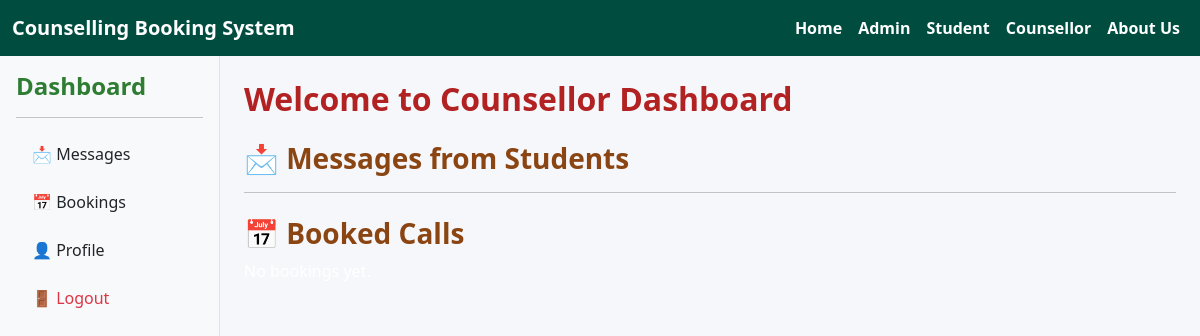
Page /counsellor_dashboard (signed in) on the earlier database version.
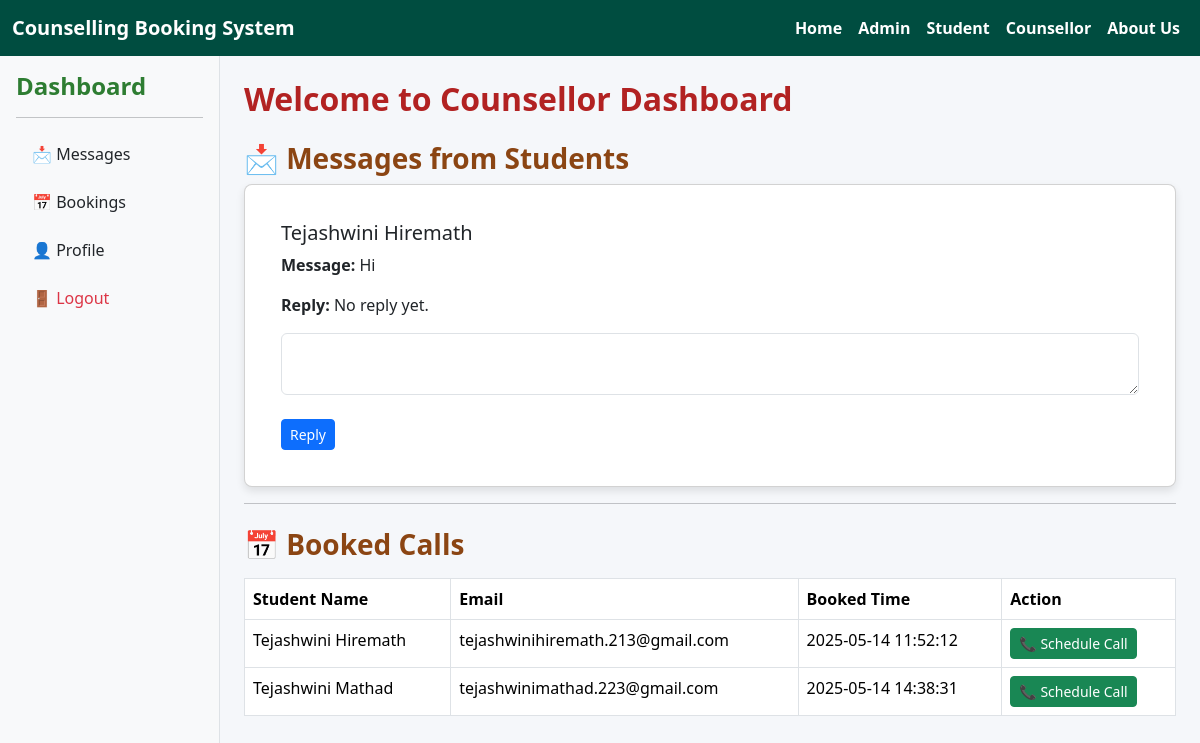
Same page on the later database version.
### tables this page shows
CREATE TABLE messages (
        id INTEGER PRIMARY KEY AUTOINCREMENT,
        student_id INTEGER,
        counsellor_id INTEGER,
        message TEXT NOT NULL,
        reply TEXT,
        timestamp TEXT
    );

CREATE TABLE users (
            id INTEGER PRIMARY KEY AUTOINCREMENT,
            name TEXT NOT NULL,
            email TEXT NOT NULL,
            phone TEXT NOT NULL,
            password TEXT NOT NULL
        , counselling_type TEXT, caste TEXT, aadhaar TEXT, gender TEXT, bio TEXT);

CREATE TABLE bookings (
    id INTEGER PRIMARY KEY AUTOINCREMENT,
    student_id INTEGER NOT NULL,
    counsellor_id INTEGER NOT NULL,
    timestamp TEXT NOT NULL
, scheduled_time TEXT);

### app.py (the view)
@app.route('/counsellor_dashboard', methods=['GET', 'POST'])
def counsellor_dashboard():
    if 'counsellor_id' not in session:
        return redirect(url_for('counsellor_login'))
    conn = sqlite3.connect('counsellors.db')
    cursor = conn.cursor()
    cursor.execute('''
        SELECT messages.id, users.name, messages.message, messages.reply
        FROM messages
        JOIN users ON messages.student_id = users.id
        WHERE messages.counsellor_id = ?
    ''', (session['counsellor_id'],))
    data = cursor.fetchall()
    print("fef",data)
    cursor.execute('''
        SELECT users.name, users.email, bookings.timestamp,bookings.id
        FROM bookings
        JOIN users ON bookings.student_id = users.id
        WHERE bookings.counsellor_id = ?
    ''', (session['counsellor_id'],))
    bookings = cursor.fetchall()
    print("BOKKING",bookings)
    cursor.execute('SELECT bio FROM counsellors WHERE id = ?', (session['counsellor_id'],))
    bio_row = cursor.fetchone()
    bio = bio_row[0] if bio_row else ''
    print("Hi",bookings)
    conn.close()
    return render_template('counsellor_dashboard.html', messages=data, bookings=bookings,counsellor_bio=bio)

### templates/counsellor_dashboard.html
{% extends "base.html" %}
{% block content %}
<div class="d-flex">
    <div class="bg-light p-3 border-end" style="width: 220px; min-height: 100vh;">
        <h4>Dashboard</h4>
        <hr>
        <ul class="nav flex-column">
            <li class="nav-item mb-2">
                <a class="nav-link text-dark" href="#messages">📩 Messages</a>
            </li>
            <li class="nav-item mb-2">
                <a class="nav-link text-dark" href="#bookings">📅 Bookings</a>
            </li>
            <li class="nav-item mb-2">
                <a class="nav-link text-dark" href="{{ url_for('counsellor_profile') }}">👤 Profile</a>
            </li>
            <li class="nav-item">
                <a class="nav-link text-danger" href="/logout">🚪 Logout</a>
            </li>
        </ul>
    </div>
    <div class="flex-grow-1 p-4">
        <h2 style="color:firebrick;" class="mb-4">Welcome to Counsellor Dashboard</h2>
        <h3 id="messages" style="color:saddlebrown;">📩 Messages from Students</h3>
        {% for m in messages %}
        <div class="card mb-2">
            <div class="card-body">
                <h5 class="card-title">{{ m[1] }}</h5>
                <p class="card-text"><strong>Message:</strong> {{ m[2] }}</p>
                <p><strong>Reply:</strong> {{ m[3] if m[3] else "No reply yet." }}</p>
                {% if not m[3] %}
                <form method="post" action="{{ url_for('reply_message', message_id=m[0]) }}">
                    <textarea name="reply" class="form-control" required></textarea><br>
                    <button type="submit" class="btn btn-sm btn-primary">Reply</button>
                </form>
                {% endif %}
            </div>
        </div>
        {% endfor %}
        <hr>
        <h3 id="bookings" style="color:saddlebrown;" class="mt-4">📅 Booked Calls</h3>
        {% if bookings %}
        <table class="table table-bordered bg-white text-dark mt-3">
            <thead>
                <tr>
                    <th>Student Name</th>
                    <th>Email</th>
                    <th>Booked Time</th>
                    <th>Action</th>
                </tr>
            </thead>
            <tbody>
                {% for b in bookings %}
                <tr>
                    <td>{{ b[0] }}</td>
                    <td>{{ b[1] }}</td>
                    <td>{{ b[2] }}</td>
                    <td><a href="{{ url_for('schedule_call_form', booking_id=b[3]) }}" class="btn btn-sm btn-success">📞 Schedule Call</a></td>
                </tr>
                {% endfor %}
            </tbody>
        </table>
        {% else %}
        <p class="text-white">No bookings yet.</p>
        {% endif %}
    </div>
</div>
{% endblock %}

### templates/base.html (shortened to what this page needs)
<!doctype html>
<html lang="en">
<head>
  <link href="https://cdn.jsdelivr.net/npm/bootstrap@5.3.5/dist/css/bootstrap.min.css" rel="stylesheet">
</head>
<body>
<nav class="navbar navbar-expand-lg">
  <div class="container-fluid">
    <a class="navbar-brand" href="{{ url_for('home') }}">Counselling Booking System</a>
    <div class="collapse navbar-collapse" id="navbarNav">
      <ul class="navbar-nav ms-auto">
        <li class="nav-item"><a class="nav-link" href="{{ url_for('home') }}">Home</a></li>
        <li class="nav-item"><a class="nav-link" href="{{ url_for('admin_login') }}">Admin</a></li>
        <li class="nav-item"><a class="nav-link" href="{{ url_for('user_login') }}">Student</a></li>
        <li class="nav-item"><a class="nav-link" href="{{ url_for('counsellor_login') }}">Counsellor</a></li>
        <li class="nav-item"><a class="nav-link" href="{{ url_for('about') }}">About Us</a></li>
      </ul>
    </div>
  </div>
</nav>
{% block content %}{% endblock %}
</body>
</html>

### templates/base.html (style rules this page uses)
body { background-color: #f5f7fa; font-family: 'Segoe UI', Tahoma, Geneva, Verdana, sans-serif; margin: 0; padding: 0; }
.navbar { background-color: #004d40 !important; }
.navbar .navbar-brand, .navbar-nav .nav-link { color: #ffffff !important; font-weight: bold; }
.card { background-color: #ffffff; box-shadow: 0 4px 8px rgba(0,0,0,0.1); border-radius: 8px; padding: 20px; }
h2, h3, h4 { font-weight: bold; color: #2e7d32; }

Differences in the rows shown:
added messages: name "Tejashwini Hiremath", message "Hi", m "No reply yet."
added bookings: name "Tejashwini Hiremath", email "tejashwinihiremath.213@gmail.com", timestamp "2025-05-14 11:52:12"
added bookings: name "Tejashwini Mathad", email "tejashwinimathad.223@gmail.com", timestamp "2025-05-14 14:38:31"
Other differences:
text now shown: "Student Name Email Booked Time Action"
